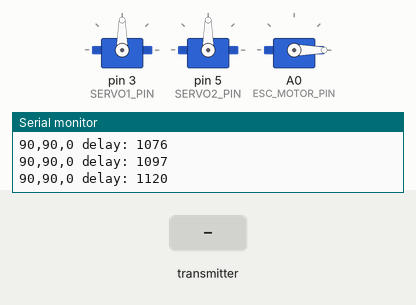
This sketch was run on a simulated Arduino Uno, built with avr-gcc and run on an emulated ATmega328P. Parts: 3 × servo, the last lines printed to the serial monitor. The test bench sets the inputs (shaded band). No radio packets arrive unless stated.

Above: at 1.2 s.
1.3 s: the transmitter starts sending response.0 = -100
At 2.3 s:
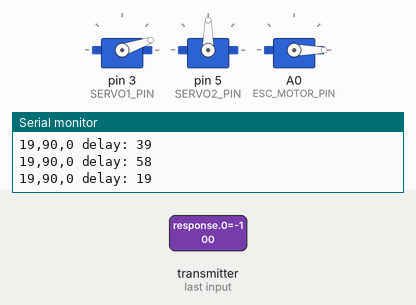
2.8 s: the transmitter starts sending response.2 = 100
At 4.0 s:
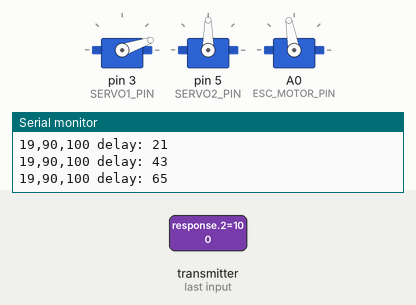
4.3 s: the transmitter starts sending response.1 = -100
At 5.5 s:
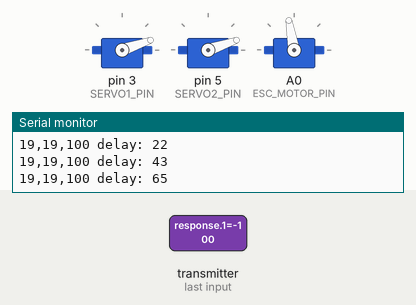
5.8 s: the transmitter starts sending response.0 = 100
At 6.9 s:
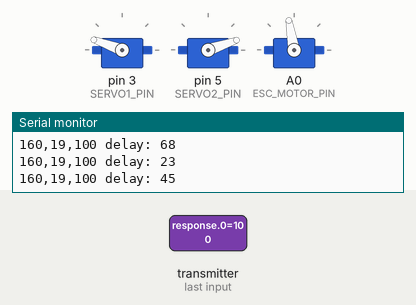
7.3 s: the transmitter starts sending response.1 = 100
At 7.6 s:
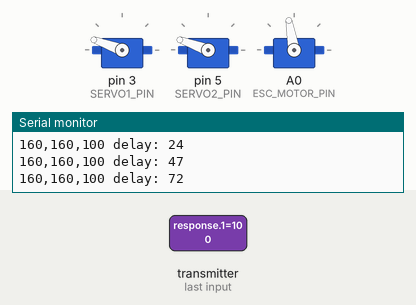
8.8 s: the transmitter starts sending response.2 = -100
At 10.2 s:
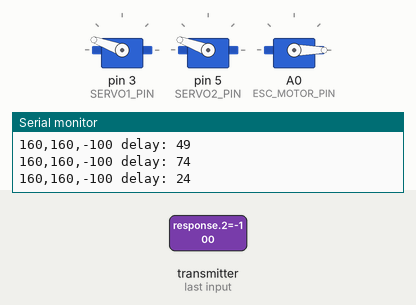
Timing chart, 0 to 11.3 s (numbered marks = the images above; inputs shaded):
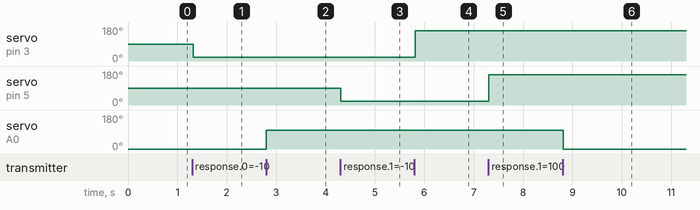

The sketch:

rc-receiver.ino
```cpp
#include <Servo.h>
// Code 1 : Sending Text (Receiver)
// Library: TMRh20/RF24 (https://github.com/tmrh20/RF24/)

#include <SPI.h>
#include <RF24.h>
#include <nRF24L01.h>

RF24 radio(9, 8); // CE, CSN
const byte address[10] = "ADDRESS01";

#define SERVO1_PIN 3
#define SERVO2_PIN 5
#define ESC_MOTOR_PIN A0

#define MAX_SERVO_ANGLE 180

Servo servo1;
Servo servo2;

Servo esc_motor;

// setting servos to mid position!
int servo1_pos = MAX_SERVO_ANGLE / 2;
int servo2_pos = MAX_SERVO_ANGLE / 2;
int esc_motor_speed = 0; // max 100;

void setup() {
  Serial.begin(9600);
  radio.begin();
  radio.openReadingPipe(0, address);
  radio.setPALevel(RF24_PA_MIN);
  radio.startListening();

  servo1.attach(SERVO1_PIN);
  servo2.attach(SERVO2_PIN);
  esc_motor.attach(ESC_MOTOR_PIN, 1000, 2000);

  servo1.write(servo1_pos);
  servo1.write(servo2_pos);
};

unsigned long gotRequestTime = 0;
int requestDelay = 0;

const int RESPONSE_LENGTH = 3;
const int MAX_SAFE_MODE_DELAY = 1000;

int8_t saved_response[RESPONSE_LENGTH];

void loop() {
  if (radio.available()) {

    int8_t response[RESPONSE_LENGTH];

    radio.read(&response, sizeof(response));

    // write to global response
    for (int i = 0; i < RESPONSE_LENGTH; i++) {
      saved_response[i] = response[i];
    }

    gotRequestTime = millis();
  } else {
  };

  int8_t xJoystick = saved_response[0];
  int8_t yJoystick = saved_response[1];
  esc_motor_speed = saved_response[2];

  if (requestDelay > MAX_SAFE_MODE_DELAY) {
    esc_motor_speed = 0;
  }

  servo1_pos = map(xJoystick, -128, 127, 0, 180);
  servo2_pos = map(yJoystick, -128, 127, 0, 180);

  servo1.write(
    servo1_pos
  );
  servo2.write(
    servo2_pos
  );

  esc_motor.write(esc_motor_speed);

  Serial.print(servo1_pos);
  Serial.print(',');
  Serial.print(servo2_pos);
  Serial.print(',');
  Serial.print(esc_motor_speed);
  Serial.print(" delay: ");
  Serial.print(requestDelay);
  Serial.println("");

  requestDelay = millis() - gotRequestTime;
};
```

Measured:
- after the input at 1.3 s, servo on pin 3 (SERVO1_PIN): 90° → 19° at once
- after the input at 2.8 s, servo on A0 (ESC_MOTOR_PIN): 0° → 100° at once
- after the input at 4.3 s, servo on pin 5 (SERVO2_PIN): 90° → 19° at once
- after the input at 5.8 s, servo on pin 3 (SERVO1_PIN): 19° → 160° at once
- after the input at 7.3 s, servo on pin 5 (SERVO2_PIN): 19° → 160° at once
- after the input at 8.8 s, servo on A0 (ESC_MOTOR_PIN): 100° → 0° at once
